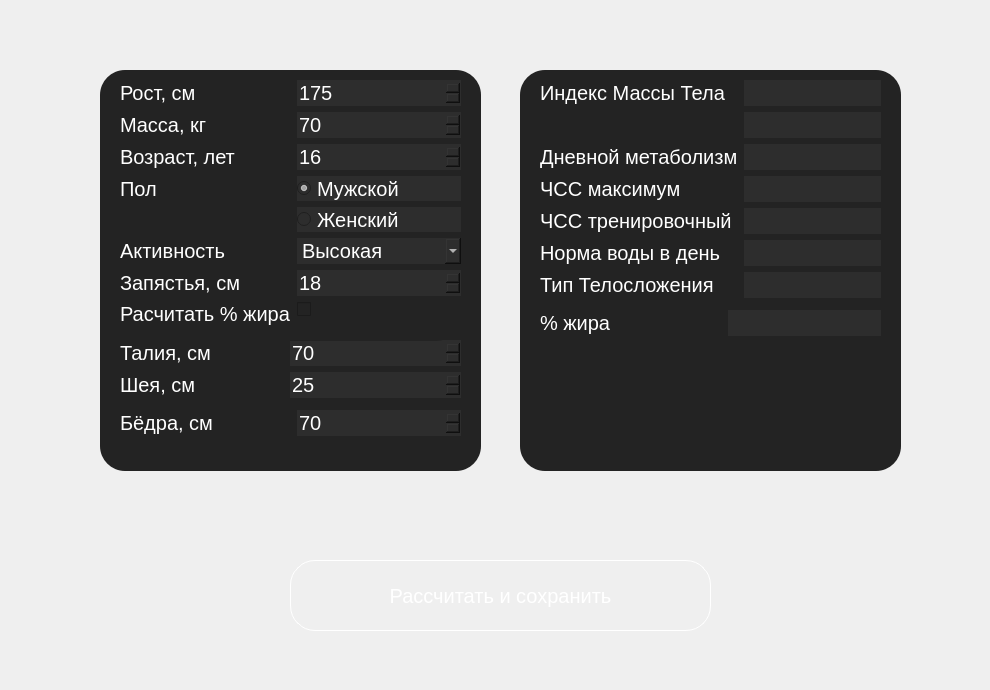
            <widget class="QWidget" name="page_2">
             <widget class="QGroupBox" name="groupBox_5">
              <property name="geometry">
               <rect>
                <x>520</x>
                <y>70</y>
                <width>381</width>
                <height>401</height>
               </rect>
              </property>
              <property name="styleSheet">
               <string notr="true">color:#fff;
border-radius:25px;
font-size:20px;
background-color: rgb(35, 35, 35);</string>
              </property>
              <property name="title">
               <string/>
              </property>
              <widget class="QWidget" name="formLayoutWidget_4">
               <property name="geometry">
                <rect>
                 <x>20</x>
                 <y>10</y>
                 <width>341</width>
                 <height>222</height>
                </rect>
               </property>
               <layout class="QFormLayout" name="formLayout_4">
                <item row="0" column="0">
                 <widget class="QLabel" name="label_10">
                  <property name="styleSheet">
                   <string notr="true">border:none</string>
                  </property>
                  <property name="text">
                   <string>Индекс Массы Тела</string>
                  </property>
                 </widget>
                </item>
                <item row="0" column="1">
                 <widget class="QLineEdit" name="lineEdit_IMT_value">
                  <property name="styleSheet">
                   <string notr="true">background-color: rgb(45, 45, 45);
border:none</string>
                  </property>
                  <property name="readOnly">
                   <bool>true</bool>
                  </property>
                 </widget>
                </item>
                <item row="2" column="0">
                 <widget class="QLabel" name="label_12">
                  <property name="styleSheet">
                   <string notr="true">border:none</string>
                  </property>
                  <property name="text">
                   <string>Дневной метаболизм</string>
                  </property>
                 </widget>
                </item>
                <item row="2" column="1">
                 <widget class="QLineEdit" name="lineEdit_metabolism">
                  <property name="styleSheet">
                   <string notr="true">background-color: rgb(45, 45, 45);
border:none;</string>
                  </property>
                  <property name="readOnly">
                   <bool>true</bool>
                  </property>
                 </widget>
                </item>
                <item row="3" column="0">
                 <widget class="QLabel" name="label_13">
                  <property name="styleSheet">
                   <string notr="true">border:none</string>
                  </property>
                  <property name="text">
                   <string>ЧСС максимум</string>
                  </property>
                 </widget>
                </item>
                <item row="3" column="1">
                 <widget class="QLineEdit" name="lineEdit_hr_max">
                  <property name="styleSheet">
                   <string notr="true">background-color: rgb(45, 45, 45);
border:none</string>
                  </property>
                  <property name="text">
                   <string/>
                  </property>
                  <property name="readOnly">
                   <bool>true</bool>
                  </property>
                 </widget>
                </item>
                <item row="4" column="0">
                 <widget class="QLabel" name="label_14">
                  <property name="styleSheet">
                   <string notr="true">border:none</string>
                  </property>
                  <property name="text">
                   <string>ЧСС тренировочный</string>
                  </property>
                 </widget>
                </item>
                <item row="4" column="1">
                 <widget class="QLineEdit" name="lineEdit_hr_train">
                  <property name="styleSheet">
                   <string notr="true">background-color: rgb(45, 45, 45);
border:none</string>
                  </property>
                  <property name="readOnly">
                   <bool>true</bool>
                  </property>
                 </widget>
                </item>
                <item row="5" column="0">
                 <widget class="QLabel" name="label_15">
                  <property name="styleSheet">
                   <string notr="true">border:none</string>
                  </property>
                  <property name="text">
                   <string>Норма воды в день</string>
                  </property>
                 </widget>
                </item>
                <item row="5" column="1">
                 <widget class="QLineEdit" name="lineEdit_water">
                  <property name="styleSheet">
                   <string notr="true">background-color: rgb(45, 45, 45);
border:none</string>
                  </property>
                  <property name="readOnly">
                   <bool>true</bool>
                  </property>
                 </widget>
                </item>
                <item row="1" column="1">
                 <widget class="QLineEdit" name="lineEdit_IMT_status">
                  <property name="styleSheet">
                   <string notr="true">background-color: rgb(45, 45, 45);
border:none</string>
                  </property>
                  <property name="readOnly">
                   <bool>true</bool>
                  </property>
                 </widget>
                </item>
                <item row="6" column="0">
                 <widget class="QLabel" name="label_21">
                  <property name="text">
                   <string>Тип Телосложения</string>
                  </property>
                 </widget>
                </item>
                <item row="6" column="1">
                 <widget class="QLineEdit" name="lineEdit_type">
                  <property name="styleSheet">
                   <string notr="true">background-color: rgb(45, 45, 45);
border:none</string>
                  </property>
                  <property name="readOnly">
                   <bool>true</bool>
                  </property>
                 </widget>
                </item>
               </layout>
              </widget>
              <widget class="QGroupBox" name="groupBox_4">
               <property name="geometry">
                <rect>
                 <x>0</x>
                 <y>240</y>
                 <width>381</width>
                 <height>31</height>
                </rect>
               </property>
               <property name="styleSheet">
                <string notr="true">border:none</string>
               </property>
               <property name="title">
                <string/>
               </property>
               <widget class="QWidget" name="formLayoutWidget_5">
                <property name="geometry">
                 <rect>
                  <x>20</x>
                  <y>0</y>
                  <width>341</width>
                  <height>31</height>
                 </rect>
                </property>
                <layout class="QFormLayout" name="formLayout_5">
                 <item row="0" column="0">
                  <widget class="QLabel" name="label_16">
                   <property name="text">
                    <string>% жира                    </string>
                   </property>
                  </widget>
                 </item>
                 <item row="0" column="1">
                  <widget class="QLineEdit" name="lineEdit_percent">
                   <property name="enabled">
                    <bool>true</bool>
                   </property>
                   <property name="styleSheet">
                    <string notr="true">background-color: rgb(45, 45, 45);</string>
                   </property>
                   <property name="readOnly">
                    <bool>true</bool>
                   </property>
                  </widget>
                 </item>
                </layout>
               </widget>
              </widget>
             </widget>
             <widget class="QLabel" name="label_2">
              <property name="geometry">
               <rect>
                <x>870</x>
                <y>580</y>
                <width>111</width>
                <height>101</height>
               </rect>
              </property>
              <property name="text">
               <string/>
              </property>
              <property name="pixmap">
               <pixmap>../BeneFit/img/calculator3.png</pixmap>
              </property>
             </widget>
             <widget class="QGroupBox" name="groupBox_3">
              <property name="geometry">
               <rect>
                <x>100</x>
                <y>70</y>
                <width>381</width>
                <height>401</height>
               </rect>
              </property>
              <property name="styleSheet">
               <string notr="true">border-radius:25px;
font-size:20px;
background-color: rgb(35, 35, 35);
color:#fff;</string>
              </property>
              <property name="title">
               <string/>
              </property>
              <widget class="QGroupBox" name="groupBox">
               <property name="enabled">
                <bool>true</bool>
               </property>
               <property name="geometry">
                <rect>
                 <x>0</x>
                 <y>260</y>
                 <width>381</width>
                 <height>71</height>
                </rect>
               </property>
               <property name="styleSheet">
                <string notr="true">border:none;</string>
               </property>
               <property name="title">
                <string/>
               </property>
               <widget class="QWidget" name="formLayoutWidget_2">
                <property name="geometry">
                 <rect>
                  <x>20</x>
                  <y>10</y>
                  <width>341</width>
                  <height>120</height>
                 </rect>
                </property>
                <layout class="QFormLayout" name="formLayout_2">
                 <item row="0" column="0">
                  <widget class="QLabel" name="label_7">
                   <property name="text">
                    <string>Талия, см             </string>
                   </property>
                  </widget>
                 </item>
                 <item row="0" column="1">
                  <widget class="QSpinBox" name="spinBox_waist">
                   <property name="enabled">
                    <bool>true</bool>
                   </property>
                   <property name="styleSheet">
                    <string notr="true">background-color: rgb(45, 45, 45);</string>
                   </property>
                   <property name="minimum">
                    <number>38</number>
                   </property>
                   <property name="maximum">
                    <number>170</number>
                   </property>
                   <property name="value">
                    <number>70</number>
                   </property>
                  </widget>
                 </item>
                 <item row="1" column="0">
                  <widget class="QLabel" name="label_8">
                   <property name="text">
                    <string>Шея, см                </string>
                   </property>
                  </widget>
                 </item>
                 <item row="1" column="1">
                  <widget class="QSpinBox" name="spinBox_neck">
                   <property name="styleSheet">
                    <string notr="true">background-color: rgb(45, 45, 45);</string>
                   </property>
                   <property name="minimum">
                    <number>10</number>
                   </property>
                   <property name="maximum">
                    <number>50</number>
                   </property>
                   <property name="value">
                    <number>25</number>
                   </property>
                  </widget>
                 </item>
                </layout>
               </widget>
              </widget>
              <widget class="QGroupBox" name="groupBox_2">
               <property name="geometry">
                <rect>
                 <x>0</x>
                 <y>340</y>
                 <width>381</width>
                 <height>31</height>
                </rect>
               </property>
               <property name="styleSheet">
                <string notr="true">border:none;</string>
               </property>
               <property name="title">
                <string/>
               </property>
               <widget class="QWidget" name="formLayoutWidget_3">
                <property name="geometry">
                 <rect>
                  <x>20</x>
                  <y>0</y>
                  <width>341</width>
                  <height>31</height>
                 </rect>
                </property>
                <layout class="QFormLayout" name="formLayout_3">
                 <item row="0" column="0">
                  <widget class="QLabel" name="label_11">
                   <property name="text">
                    <string>Бёдра, см              </string>
                   </property>
                  </widget>
                 </item>
                 <item row="0" column="1">
                  <widget class="QSpinBox" name="spinBox_hip">
                   <property name="styleSheet">
                    <string notr="true">background-color: rgb(45, 45, 45);</string>
                   </property>
                   <property name="minimum">
                    <number>40</number>
                   </property>
                   <property name="maximum">
                    <number>170</number>
                   </property>
                   <property name="value">
                    <number>70</number>
                   </property>
                  </widget>
                 </item>
                </layout>
               </widget>
              </widget>
              <widget class="QWidget" name="formLayoutWidget">
               <property name="geometry">
                <rect>
                 <x>20</x>
                 <y>10</y>
                 <width>341</width>
                 <height>261</height>
                </rect>
               </property>
               <layout class="QFormLayout" name="formLayout">
                <item row="0" column="0">
                 <widget class="QLabel" name="label_5">
                  <property name="styleSheet">
                   <string notr="true">border:none</string>
                  </property>
                  <property name="text">
                   <string>Рост, см</string>
                  </property>
                 </widget>
                </item>
                <item row="0" column="1">
                 <widget class="QSpinBox" name="spinBox_height">
                  <property name="styleSheet">
                   <string notr="true">border:none;
background-color: rgb(45, 45, 45);</string>
                  </property>
                  <property name="minimum">
                   <number>54</number>
                  </property>
                  <property name="maximum">
                   <number>272</number>
                  </property>
                  <property name="value">
                   <number>175</number>
                  </property>
                 </widget>
                </item>
                <item row="1" column="0">
                 <widget class="QLabel" name="label_6">
                  <property name="styleSheet">
                   <string notr="true">border:none</string>
                  </property>
                  <property name="text">
                   <string>Масса, кг</string>
                  </property>
                 </widget>
                </item>
                <item row="1" column="1">
                 <widget class="QSpinBox" name="spinBox_weight">
                  <property name="styleSheet">
                   <string notr="true">border:none;
background-color: rgb(45, 45, 45);</string>
                  </property>
                  <property name="minimum">
                   <number>17</number>
                  </property>
                  <property name="maximum">
                   <number>635</number>
                  </property>
                  <property name="value">
                   <number>70</number>
                  </property>
                 </widget>
                </item>
                <item row="2" column="0">
                 <widget class="QLabel" name="label_9">
                  <property name="styleSheet">
                   <string notr="true">border:none</string>
                  </property>
                  <property name="text">
                   <string>Возраст, лет</string>
                  </property>
                 </widget>
                </item>
                <item row="2" column="1">
                 <widget class="QSpinBox" name="spinBox_age">
                  <property name="styleSheet">
                   <string notr="true">border:none;
background-color: rgb(45, 45, 45);</string>
                  </property>
                  <property name="minimum">
                   <number>14</number>
                  </property>
                  <property name="maximum">
                   <number>120</number>
                  </property>
                  <property name="value">
                   <number>16</number>
                  </property>
                 </widget>
                </item>
                <item row="3" column="0">
                 <widget class="QLabel" name="label_17">
                  <property name="styleSheet">
                   <string notr="true">border:none</string>
                  </property>
                  <property name="text">
                   <string>Пол</string>
                  </property>
                 </widget>
                </item>
                <item row="3" column="1">
                 <widget class="QRadioButton" name="radioButton_male">
                  <property name="styleSheet">
                   <string notr="true">border:none;
background-color: rgb(45, 45, 45);</string>
                  </property>
                  <property name="text">
                   <string>Мужской</string>
                  </property>
                  <property name="checked">
                   <bool>true</bool>
                  </property>
                 </widget>
                </item>
                <item row="4" column="1">
                 <widget class="QRadioButton" name="radioButton_female">
                  <property name="styleSheet">
                   <string notr="true">border:none;
background-color: rgb(45, 45, 45);</string>
                  </property>
                  <property name="text">
                   <string>Женский</string>
                  </property>
                 </widget>
                </item>
                <item row="5" column="0">
                 <widget class="QLabel" name="label_18">
                  <property name="styleSheet">
                   <string notr="true">border:none</string>
                  </property>
                  <property name="text">
                   <string>Активность</string>
                  </property>
                 </widget>
                </item>
                <item row="5" column="1">
                 <widget class="QComboBox" name="comboBox_activity">
                  <property name="styleSheet">
                   <string notr="true">border:none;
background-color: rgb(45, 45, 45);</string>
                  </property>
                  <property name="currentIndex">
                   <number>3</number>
                  </property>
                  <item>
                   <property name="text">
                    <string extracomment="1">Очень низкая</string>
                   </property>
                  </item>
                  <item>
                   <property name="text">
                    <string>Низкая</string>
                   </property>
                  </item>
                  <item>
                   <property name="text">
                    <string>Средняя</string>
                   </property>
                  </item>
                  <item>
                   <property name="text">
                    <string>Высокая</string>
                   </property>
                  </item>
                  <item>
                   <property name="text">
                    <string>Очень высокая</string>
                   </property>
                  </item>
                 </widget>
                </item>
                <item row="7" column="0">
                 <widget class="QLabel" name="label_19">
                  <property name="styleSheet">
                   <string notr="true">border:none</string>
                  </property>
                  <property name="text">
                   <string>Расчитать % жира</string>
                  </property>
                 </widget>
                </item>
                <item row="7" column="1">
                 <widget class="QCheckBox" name="checkBox_fat">
                  <property name="text">
                   <string/>
                  </property>
                 </widget>
                </item>
                <item row="6" column="0">
                 <widget class="QLabel" name="label_20">
                  <property name="text">
                   <string>Запястья, см</string>
                  </property>
                 </widget>
                </item>
                <item row="6" column="1">
                 <widget class="QSpinBox" name="spinBox_wrist">
                  <property name="styleSheet">
                   <string notr="true">border:none;
background-color: rgb(45, 45, 45);</string>
                  </property>
                  <property name="minimum">
                   <number>10</number>
                  </property>
                  <property name="maximum">
                   <number>50</number>
                  </property>
                  <property name="value">
                   <number>18</number>
                  </property>
                 </widget>
                </item>
               </layout>
              </widget>
             </widget>
             <widget class="QPushButton" name="pushButton">
              <property name="geometry">
               <rect>
                <x>290</x>
                <y>560</y>
                <width>421</width>
                <height>71</height>
               </rect>
              </property>
              <property name="styleSheet">
               <string notr="true">border:1px solid #fff;
border-radius:25px;
font-size:20px;
color:#fff;</string>
              </property>
              <property name="text">
               <string>Рассчитать и сохранить</string>
              </property>
             </widget>
            </widget>
